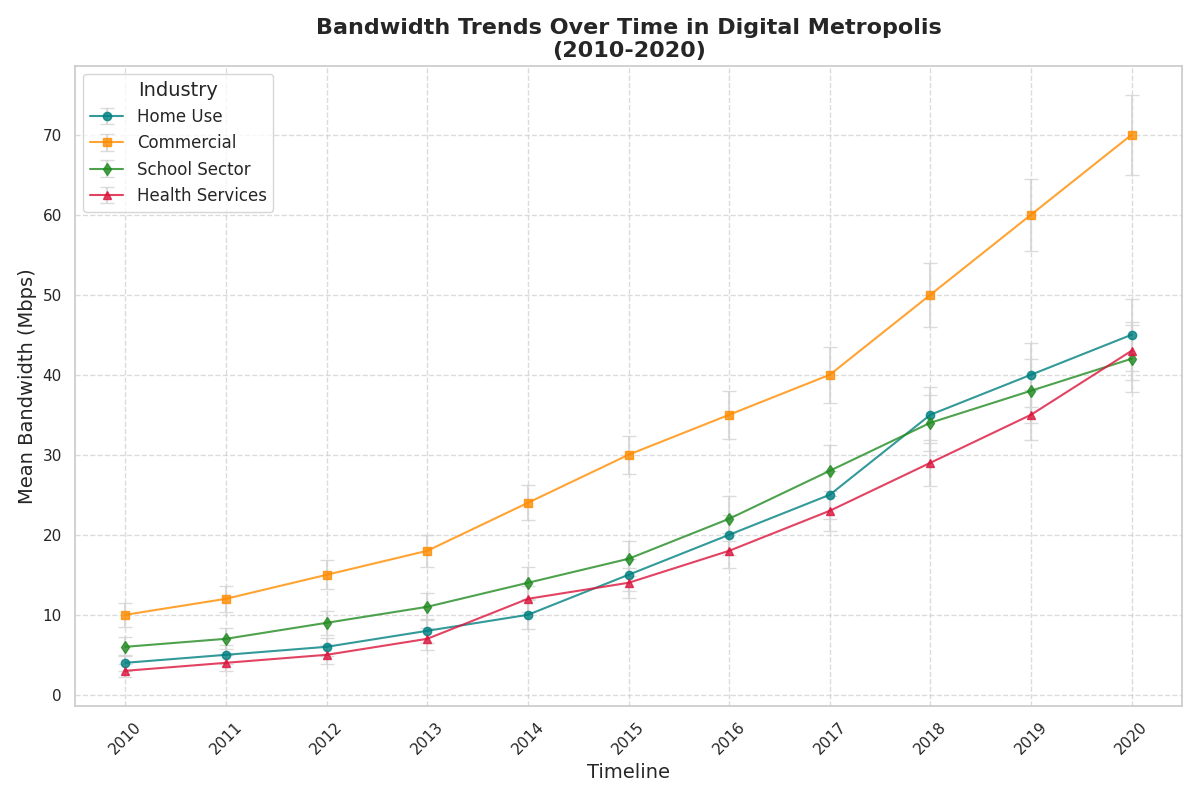

Recreate this plot in Python.
import matplotlib.pyplot as plt
import numpy as np

years = np.arange(2010, 2021)

residential_speed = np.array([4, 5, 6, 8, 10, 15, 20, 25, 35, 40, 45])
business_speed = np.array([10, 12, 15, 18, 24, 30, 35, 40, 50, 60, 70])
education_speed = np.array([6, 7, 9, 11, 14, 17, 22, 28, 34, 38, 42])
healthcare_speed = np.array([3, 4, 5, 7, 12, 14, 18, 23, 29, 35, 43])

residential_variability = np.array([1, 1.2, 1.1, 1.5, 1.8, 2, 2.5, 3, 3.5, 4, 4.5])
business_variability = np.array([1.5, 1.6, 1.8, 2, 2.2, 2.4, 3, 3.5, 4, 4.5, 5])
education_variability = np.array([1.2, 1.3, 1.5, 1.7, 2, 2.2, 2.8, 3.2, 3.5, 4, 4.2])
healthcare_variability = np.array([0.8, 1, 1.2, 1.4, 1.6, 1.9, 2.2, 2.5, 2.9, 3.1, 3.6])

plt.figure(figsize=(12, 8))

# Altered textual elements
plt.errorbar(years, residential_speed, yerr=residential_variability, fmt='-o', color='teal', 
             capsize=5, alpha=0.8, label='Home Use', ecolor='lightgray')
plt.errorbar(years, business_speed, yerr=business_variability, fmt='-s', color='darkorange', 
             capsize=5, alpha=0.8, label='Commercial', ecolor='lightgray')
plt.errorbar(years, education_speed, yerr=education_variability, fmt='-d', color='forestgreen', 
             capsize=5, alpha=0.8, label='School Sector', ecolor='lightgray')
plt.errorbar(years, healthcare_speed, yerr=healthcare_variability, fmt='-^', color='crimson', 
             capsize=5, alpha=0.8, label='Health Services', ecolor='lightgray')

plt.title('Bandwidth Trends Over Time in Digital Metropolis\n(2010-2020)', fontsize=16, fontweight='bold')
plt.xlabel('Timeline', fontsize=14)
plt.ylabel('Mean Bandwidth (Mbps)', fontsize=14)
plt.xticks(years, rotation=45)

plt.grid(True, linestyle='--', alpha=0.7)
plt.legend(title='Industry', fontsize=12, title_fontsize=14, loc='upper left')
plt.tight_layout()
plt.show()
